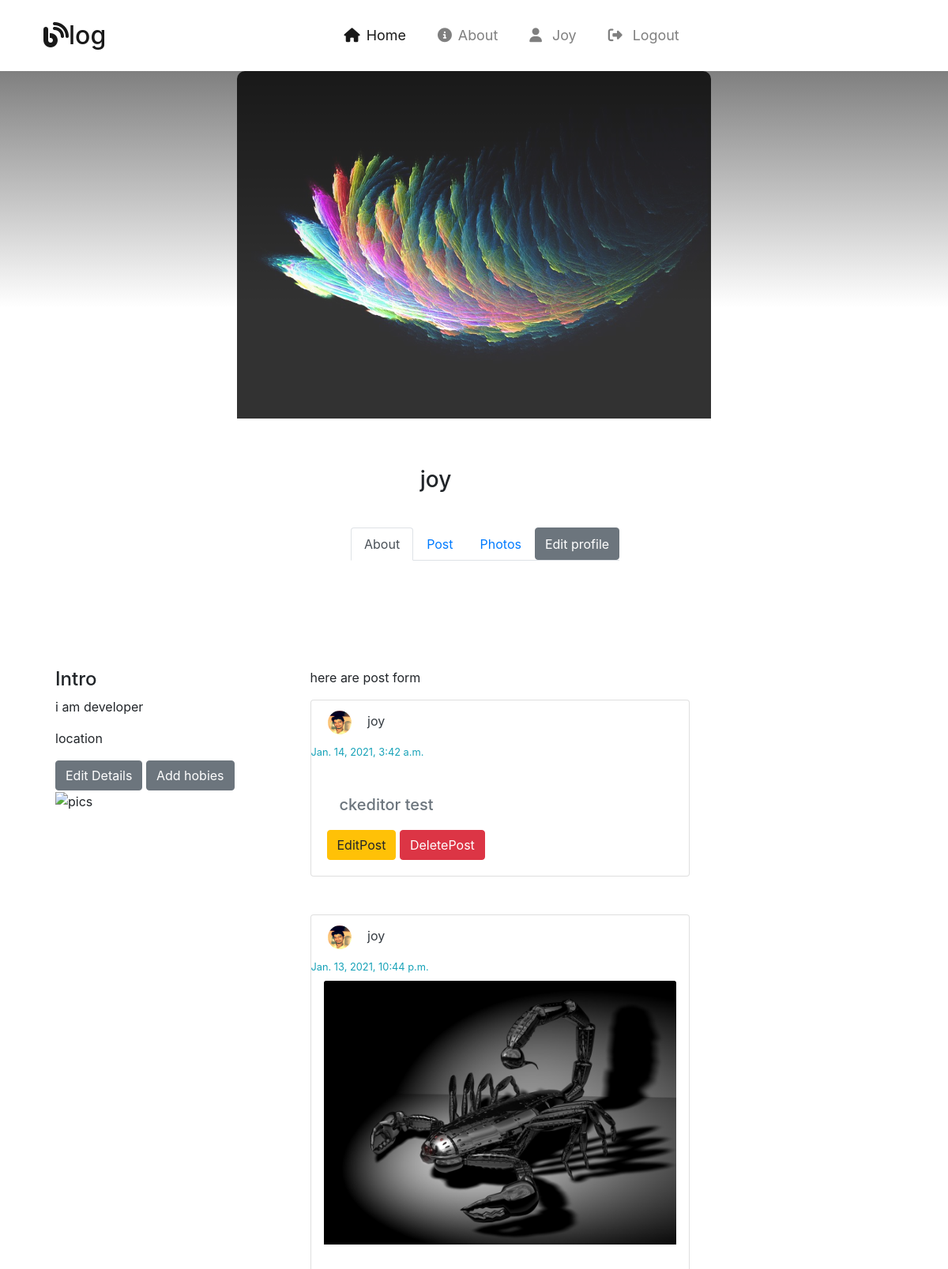
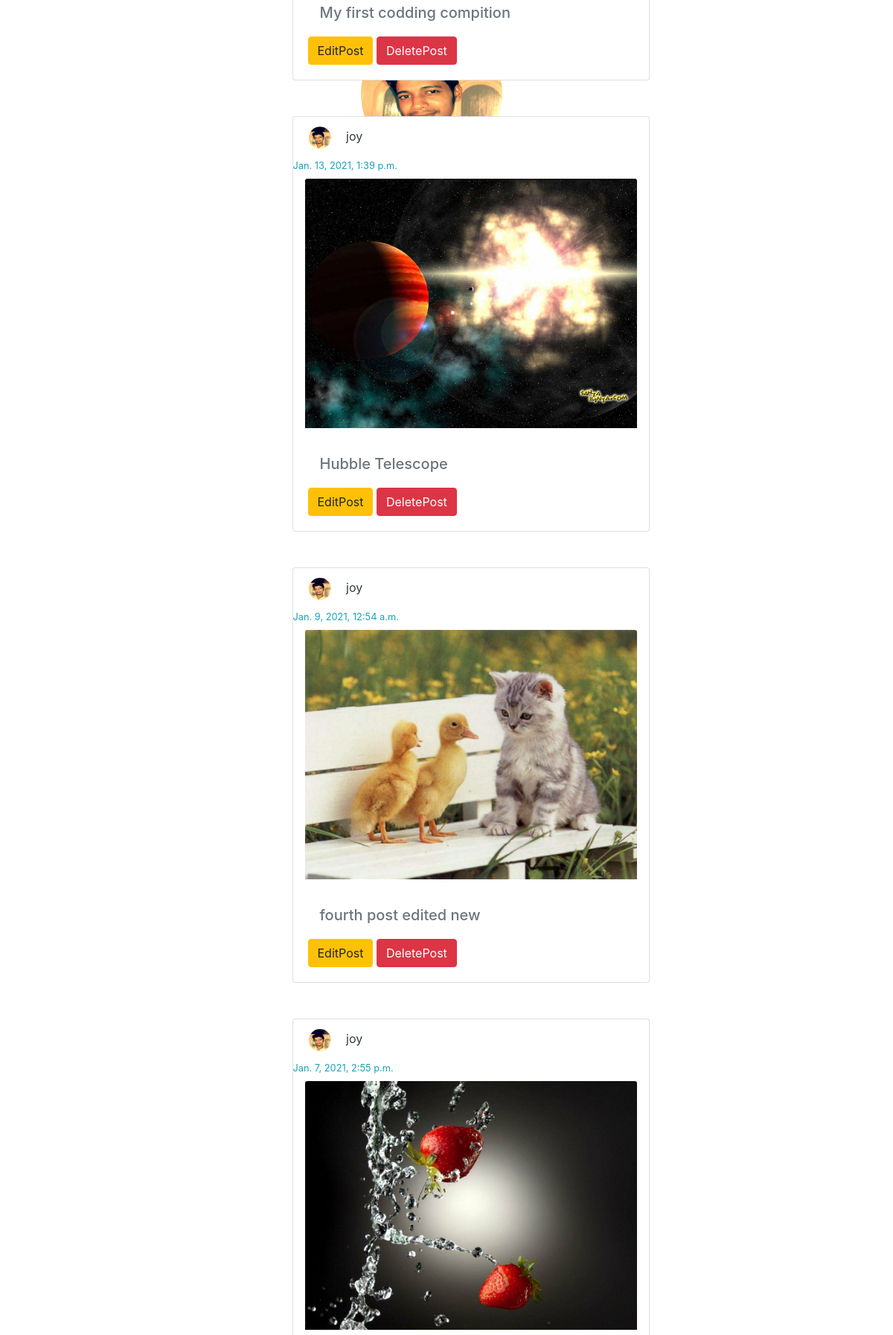
Screenshot of /profile/joy/ (signed in, upper part) with the database file from the repository (2 pictures, top to bottom).
### blog/models.py (models this page shows, shortened)
class UserProfile(models.Model):
    profile_Image = models.ImageField(default="images/default_profile/default-profile.jpg",
                                      upload_to='images/profile_pic/')
    bio = models.TextField(null=True)
    user = models.OneToOneField(User, null=True, on_delete=models.CASCADE)
    cover_Image = models.ImageField(upload_to='images/cover_img/', null=True, blank=True)
    secondary_school = models.ForeignKey(SecondarySchool, null=True, blank=True, on_delete=models.DO_NOTHING)
    higher_secondary_school = models.ForeignKey(HigherSecondarySchool, null=True, blank=True,
                                                on_delete=models.DO_NOTHING)

class Post(models.Model):
    title = models.CharField(max_length=128)
    user = models.ForeignKey(User, on_delete=models.CASCADE)
    description = RichTextField(blank=True, null=True)
    creation_date = models.DateTimeField(auto_now_add=True)
    category = models.CharField(max_length=128, default="coding")
    image = models.ImageField(upload_to='images/post/', blank=True, null=True)
    like = models.ManyToManyField(User, related_name="Post")

### blog/views.py (the view)
# urls.py: path('profile/<str:pk>/',views.dashboard,name="profile"),
@login_required(login_url="/login/")
def dashboard(request,pk):
    dash = ProfileForm()
    chpic = ChangeProfilePicForm()
    print(pk)
    userprofile = UserProfile.objects.get(user__username=pk)
    post_data = Post.objects.filter(user__username=pk)
    context = {"posts":post_data,'dashboard':dash, 'userprofile':userprofile, 'chpic':chpic}
    return render(request,'blog/profile.html',context)

### blog/templates/blog/profile.html (shortened to what this page needs)
{% extends 'base.html' %}
{% load static %}
{% block css %}
    <link rel="stylesheet" href="{% static 'css/profile.css' %}">
    <link rel="stylesheet" href="{% static 'css/navbar.css' %}">
{% endblock %}
{% block content %}
    <header>
        {% include 'blog/navbar.html' %}
    </header>
    <main>
        <section class="user_profile" id="user_profile">
            <div>
                <div id="carouselExampleSlidesOnly" class="carousel slide" data-ride="carousel">
                    <div class="carousel-inner">
                        <div class="carousel-item active">
                            {% if userprofile.cover_Image %}
                            <img src="/media/{{userprofile.cover_Image}}" class="d-block w-50 cover_pic" alt="cover pic">
                            {% endif %}
                        </div>
                    </div>
                </div>
                <div class="row">
                    <img src="/media/{{userprofile.profile_Image}}" alt="profile_pic" width="200px" height="200px" class="profile_pic">
                    <p class="h3 profile_username ">
                        {% if userprofile.user.first_name and userprofile.user.last_name %}
                            {{userprofile.user.first_name}}  {{userprofile.user.last_name}}
                        {% else %}
                            {{userprofile.user.first_name}}
                        {% endif %}
                    </p>
                </div>
                <div class="row container">
                    <ul class="nav nav-tabs">
                      <li class="nav-item">
                        <a class="nav-link active" href="#">About</a>
                      </li>
                      <li class="nav-item">
                        <a class="nav-link" href="#">Post</a>
                      </li>
                      <li class="nav-item">
                        <a class="nav-link" href="#">Photos</a>
                      </li>
                        <button type="button" class="btn btn-secondary" data-toggle="modal" data-target="#EditProfileModal">
                          Edit profile
                        </button>
                    </ul>
                </div>
                <div class="row container">
                    <div class="col-md-3 left under_nav_section">
                        <div class="row">
                            <p class="h4">Intro</p><br>
                            <div>
                                <p class="education">
                                    {{userprofile.bio|default:"no bio found <br>please write your bio"|safe}}
                                </p>
                                <p class="location">location</p>
                                <a class="btn btn-secondary text-white"> Edit Details</a>
                                <a class="btn btn-secondary text-white"> Add hobies</a>
                                <div class="row photo_section">
                                    <div class="col-md-4">
                                        <img src="" alt="pics">
                                    </div>
                                </div>
                            </div>
                        </div>
                    </div>
                    <div class="col-md-4 under_nav_section">
                        <form action="" method="POST">
                            <p>here are post form</p>
                        </form>
                        {% if posts %}
                        {% for post in posts reversed %}
                        <div class="card mb-5" style="width: 30rem;">
                            <a href="#user_profile" class="nav-link alert text-dark mb-0">
                                <img src="/media/{{post.user.userprofile.profile_Image}}" width="30px" height="30px" id="profilepic" alt="dp" class="mr-3 rounded-circle">
                                {% if post.user.first_name %}
                                    {{post.user.first_name}} {{post.user.last_name}}
                                {% else %}
                                    {{post.user}}
                                {% endif %}
                            </a>
                            <small class="text-info">{{post.creation_date}}</small>
                            <a href="{% url 'blog:postdetail' post.id %}" class="nav-link text-secondary">
                                {% if post.image %}
                                    <img src="/media/{{post.image}}" class="card-img-top h-25" alt="...">
                                {% endif %}
                              <div class="card-body">
                                <h5 class="card-title">{{post.title}}</h5>
                                <a class="btn btn-warning" href="{% url 'blog:edit_post' post.pk %}">EditPost</a>
                                  <a class="btn btn-danger" href="{% url 'blog:edit_post' post.pk %}" data-toggle="modal" data-target="#deleteModal">DeletePost</a>
                              </div>
                            </a>
                        </div>
                        {% endfor %}
                        {% else %}
                        <p class="text-muted offset-3"> Create you first post</p>
                        {% endif %}
                    </div>
                </div>
            </div>
        </section>
    </main>
{% endblock %}

### templates/base.html (shortened to what this page needs)
<!doctype html>
{% load static %}
<html lang="en">
  <head>
    <link rel="stylesheet" href="https://stackpath.bootstrapcdn.com/bootstrap/4.3.1/css/bootstrap.min.css">
    <link rel="stylesheet" href="https://rawgit.com/enyo/dropzone/master/dist/dropzone.css">
    <link rel="stylesheet" href="{% static 'css/master.css' %}">
      {% block css %}
      {% endblock %}
  </head>
  <body>
  {% block content %}
    {% endblock %}
  </body>
</html>

### blog/templates/blog/navbar.html (shortened to what this page needs)
<nav class="navbar navbar-expand-md navbar-light bg-white shadow p-3">
  <div class="container-fluid">
    <a class="navbar-brand ml-4" href="{% url 'blog:home' %}"><i class="fas fa-blog"></i>log</a>
    <div class="collapse navbar-collapse" id="navbarSupportedContent">
      <ul class="navbar-nav me-auto mb-2 mb-lg-0">
        <li class="nav-item mr-4 active">
          <a class="nav-link" href="{% url 'blog:home' %}"><i class="fas fa-home mr-2"></i>Home</a>
        </li>
        <li class="nav-item mr-4">
          <a class="nav-link" href="#"> <i class="fa fa-info-circle mr-2" aria-hidden="true"></i>About</a>
        </li>
        {% if not user.is_authenticated %}
        <li class="nav-item mr-4">
          <a class="nav-link" href="{% url 'blog:signup' %}">SignUp</a>
        </li>
        <li class="nav-item mr-4">
          <a class="nav-link" href="{% url 'blog:login' %}"><i class="fa fa-sign-in mr-2" aria-hidden="true"></i>LogIn</a>
        </li>
        {% else %}
          <li class="nav-item mr-4">
            <a class="nav-link" href="{% url 'blog:profile' request.user.username %}"><i class="fa fa-user mr-2"></i>
              {% if request.user.first_name %}
                {{request.user.first_name|capfirst}}
              {% else %}
                {{request.user}}
              {% endif %}
            </a>
          </li>
          <li class="nav-item mr-4">
          <a class="nav-link" href="{% url 'blog:logout' %}"><i class="fa fa-sign-out mr-2" aria-hidden="true"></i>
            Logout</a>
        </li>
        {% endif %}
      </ul>
    </div>
  </div>
</nav>

### staticfiles/css/master.css (style rules this page uses)
* { margin:0; padding:0; box-sizing:border-box; }

### blog/static/css/profile.css (style rules this page uses)
#carouselExampleSlidesOnly .carousel-inner .active { background-image: linear-gradient(#000 -68%, #fff 68%); height:55vh; }
#carouselExampleSlidesOnly .carousel-inner .active .cover_pic { transform:translateX(50%); opacity:0.8; border-radius:10px; }
.user_profile .row .profile_pic { position:absolute; left:40%; top:39%; border-radius:50% !important; border: 5px solid #fff; }
.user_profile .row .profile_username { margin-left:45%; margin-top:5%; }
.user_profile .row .nav-tabs { margin-left:40%; }
.user_profile .row .under_nav_section { transform:translateY(100px) translateX(100px); }
.user_profile .row .left { transform:translateY(100px) translateX(70px); }
.row { margin-right:0; margin-bottom:3%; }

### blog/static/css/navbar.css (style rules this page uses)
.navbar-brand { font-size:2rem; font-weight:500; }
.navbar { padding:1.5rem 1rem; }
.navbar-light .navbar-nav .nav-link { font-size:1.12rem; }

### rows the page displays
UserProfile: cover_Image (picture), profile_Image (picture), user.first_name "joy", bio "i am developer"
Post: user.userprofile.profile_Image (picture), user.first_name "joy", creation_date "Jan. 14, 2021, 3:42 a.m.", title "ckeditor test"
Post: user.userprofile.profile_Image (picture), user.first_name "joy", creation_date "Jan. 13, 2021, 10:44 p.m.", image (picture), title "My first codding compition"
Post: user.userprofile.profile_Image (picture), user.first_name "joy", creation_date "Jan. 13, 2021, 1:39 p.m.", image (picture), title "Hubble Telescope"
Post: user.userprofile.profile_Image (picture), user.first_name "joy", creation_date "Jan. 9, 2021, 12:54 a.m.", image (picture), title "fourth post edited new"
Post: user.userprofile.profile_Image (picture), user.first_name "joy", creation_date "Jan. 7, 2021, 2:55 p.m.", image (picture)

### other values shown
{{ request.user.first_name|capfirst }} "Joy"
